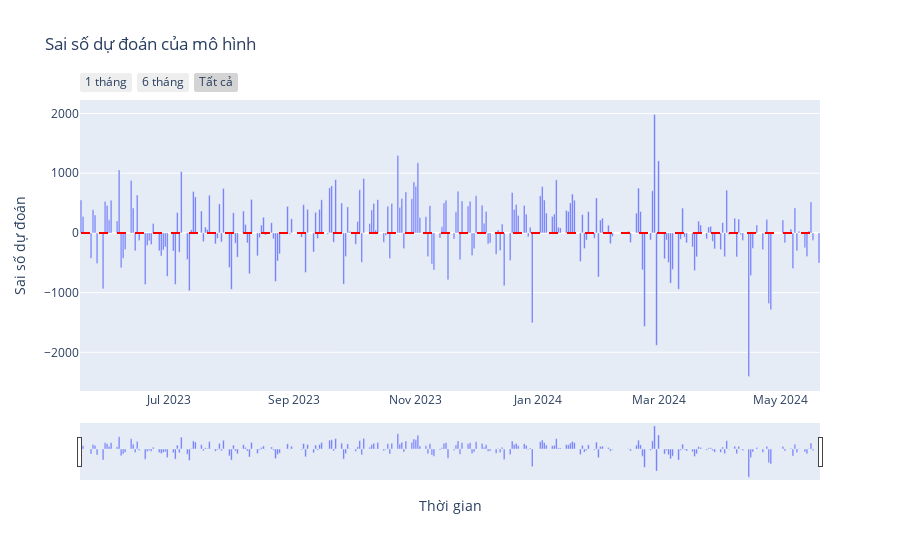

The notebook cell this image was saved under:
### Code cell
# Trực quan hóa sai số dự đoán
# Sai số dự đoán = Kết quả thực tế - Kết quả dự đoán
result_df['Prediction Error'] = result_df['close'] - result_df['Predicted Close']

fig = go.Figure()
fig.add_trace(go.Bar(x=result_df['time'], y=result_df['Prediction Error'], name='Prediction Error'))
fig.add_shape(type='line', x0=result_df['time'].min(), y0=0, x1=result_df['time'].max(), y1=0,
              line=dict(color='red', dash='dash'))

fig.update_layout(
    title='Sai số dự đoán của mô hình',
    xaxis_title='Thời gian',
    yaxis_title='Sai số dự đoán',
    xaxis=dict(
        rangeselector=dict(
            buttons=list([
                dict(count=1, label='1 tháng', step='month', stepmode='backward'),
                dict(count=6, label='6 tháng', step='month', stepmode='backward'),
                dict(label='Tất cả',step='all')
            ])
        ),
        rangeslider=dict(visible=True),
        type='date'
    ),
    shapes=[
        dict(
            type='line',
            x0=result_df['time'].min(),
            x1=result_df['time'].max(),
            y0=0,
            y1=0,
            line=dict(color='red', width=2, dash='dash')
        )
    ]
)

fig.show()

### Figure 1 — Plotly figure (JSON) as saved in the notebook; plotly's stock layout.template omitted (floating-point values rounded to 4 significant figures; data arrays with more than 128 entries replaced by an {"elided": "..."} marker saying what was removed)
{"data": [{"name": "Prediction Error", "type": "bar", "x": {"elided": "251 str values"}, "y": {"elided": "251 float values"}}], "layout": {"shapes": [{"line": {"color": "red", "dash": "dash", "width": 2}, "type": "line", "x0": "2023-05-18T00:00:00", "x1": "2024-05-20T00:00:00", "y0": 0, "y1": 0}], "title": {"text": "Sai số dự đoán của mô hình"}, "xaxis": {"rangeselector": {"buttons": [{"count": 1, "label": "1 tháng", "step": "month", "stepmode": "backward"}, {"count": 6, "label": "6 tháng", "step": "month", "stepmode": "backward"}, {"label": "Tất cả", "step": "all"}]}, "rangeslider": {"visible": true}, "title": {"text": "Thời gian"}, "type": "date"}, "yaxis": {"title": {"text": "Sai số dự đoán"}}}}
